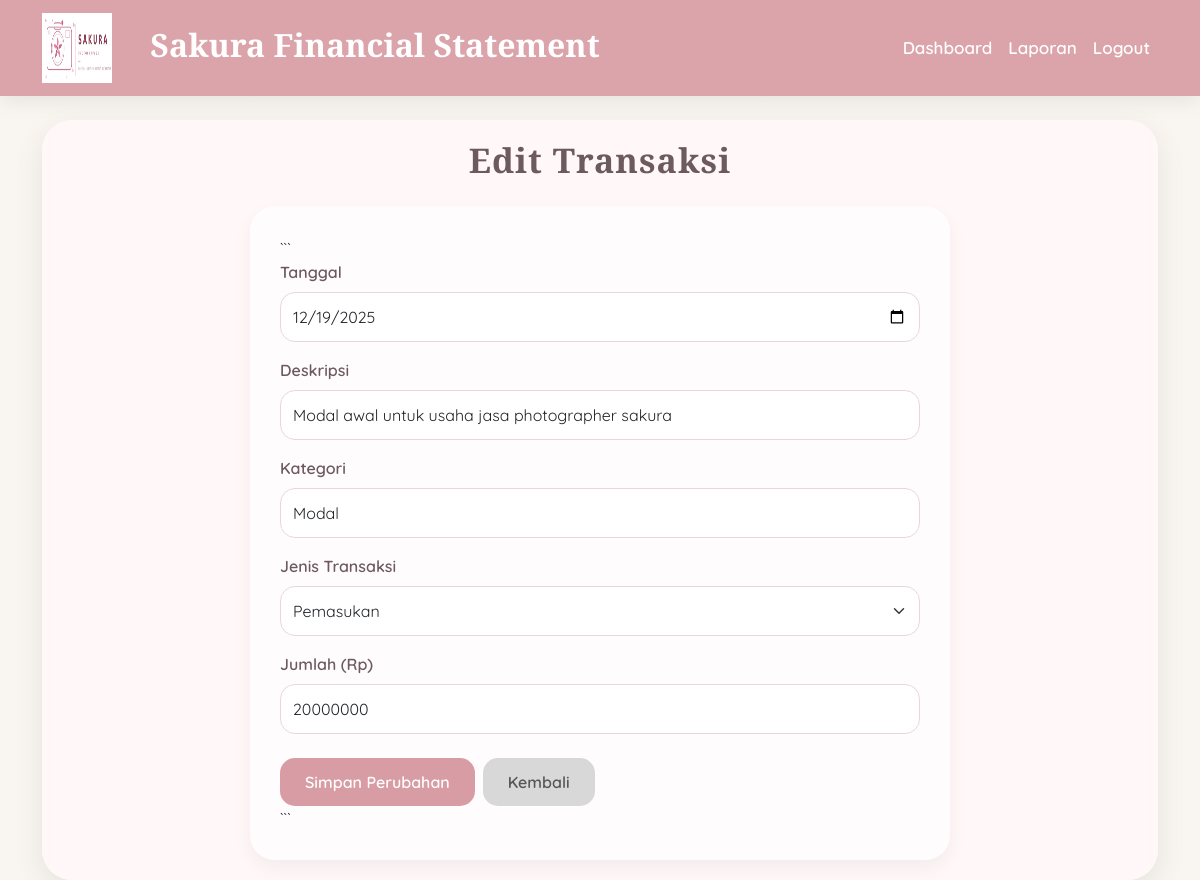
The app's page /edit/1 (signed in) with its own data.
### tables this page shows
CREATE TABLE transaksi (
        id INTEGER PRIMARY KEY AUTOINCREMENT,
        tanggal TEXT,
        deskripsi TEXT,
        kategori TEXT,
        jenis TEXT,
        jumlah INTEGER
    );

### app.py (the view, shortened to what this page needs)
@app.route("/edit/<int:id>", methods=["GET", "POST"])
def edit(id):
    if "login" not in session:
        return redirect("/")
    conn = sqlite3.connect("database.db")
    cursor = conn.cursor()
    cursor.execute(
        "SELECT * FROM transaksi WHERE id=?",
        (id,)
    )
    data = cursor.fetchone()
    conn.close()
    return render_template(
        "edit.html",
        d=data
    )

### templates/edit.html (shortened to what this page needs)
{% extends "base.html" %}
{% block content %}
<h2 class="judul">
    Edit Transaksi
</h2>
<div class="form-box">
<form method="POST">
```
<div class="mb-3">
    <label class="form-label">
        Tanggal
    </label>
    <input
        type="date"
        name="tanggal"
        class="form-control"
        value="{{ d[1] }}"
        required>
</div>
<div class="mb-3">
    <label class="form-label">
        Deskripsi
    </label>
    <input
        type="text"
        name="deskripsi"
        class="form-control"
        value="{{ d[2] }}"
        required>
</div>
<div class="mb-3">
    <label class="form-label">
        Kategori
    </label>
    <input
        type="text"
        name="kategori"
        class="form-control"
        value="{{ d[3] }}"
        required>
</div>
<div class="mb-3">
    <label class="form-label">
        Jenis Transaksi
    </label>
    <select name="jenis" class="form-select">
        <option value="masuk"
        {% if d[4] == 'masuk' %}
        selected
        {% endif %}>
        Pemasukan
        </option>
    </select>
</div>
<div class="mb-4">
    <label class="form-label">
        Jumlah (Rp)
    </label>
    <input
        type="number"
        name="jumlah"
        class="form-control"
        value="{{ d[5] }}"
        required>
</div>
<div class="d-flex gap-2">
    <button type="submit" class="btn btn-update">
        Simpan Perubahan
    </button>
    <a href="/laporan" class="btn btn-batal">
        Kembali
    </a>
</div>
```
</form>
</div>
{% endblock %}

### templates/edit.html (style rules this page uses)
.judul { text-align:center; color:#6d5960; font-size:34px; font-weight:700; margin-bottom:25px; letter-spacing:1px; }
.form-box { max-width:700px; margin:auto; background:rgba(255,255,255,0.65); padding:30px; border-radius:25px; box-shadow:0 8px 20px rgba(0,0,0,0.05); }
.form-label { color:#6d5960; font-weight:600; margin-bottom:8px; }
.form-control, .form-select { border-radius:15px; border:1px solid #ead6d8; padding:12px; }
.btn-update { background:#d89ca4; color:white; border:none; border-radius:15px; padding:12px 25px; font-weight:600; transition:0.3s; }
.btn-batal { background:#d8d8d8; color:#555; border:none; border-radius:15px; padding:12px 25px; font-weight:600; }

### records on screen
transaksi: tanggal "12/19/2025", deskripsi "Modal awal untuk usaha jasa photographer sakura", kategori "Modal", jenis "Pemasukan", jumlah "20000000"
